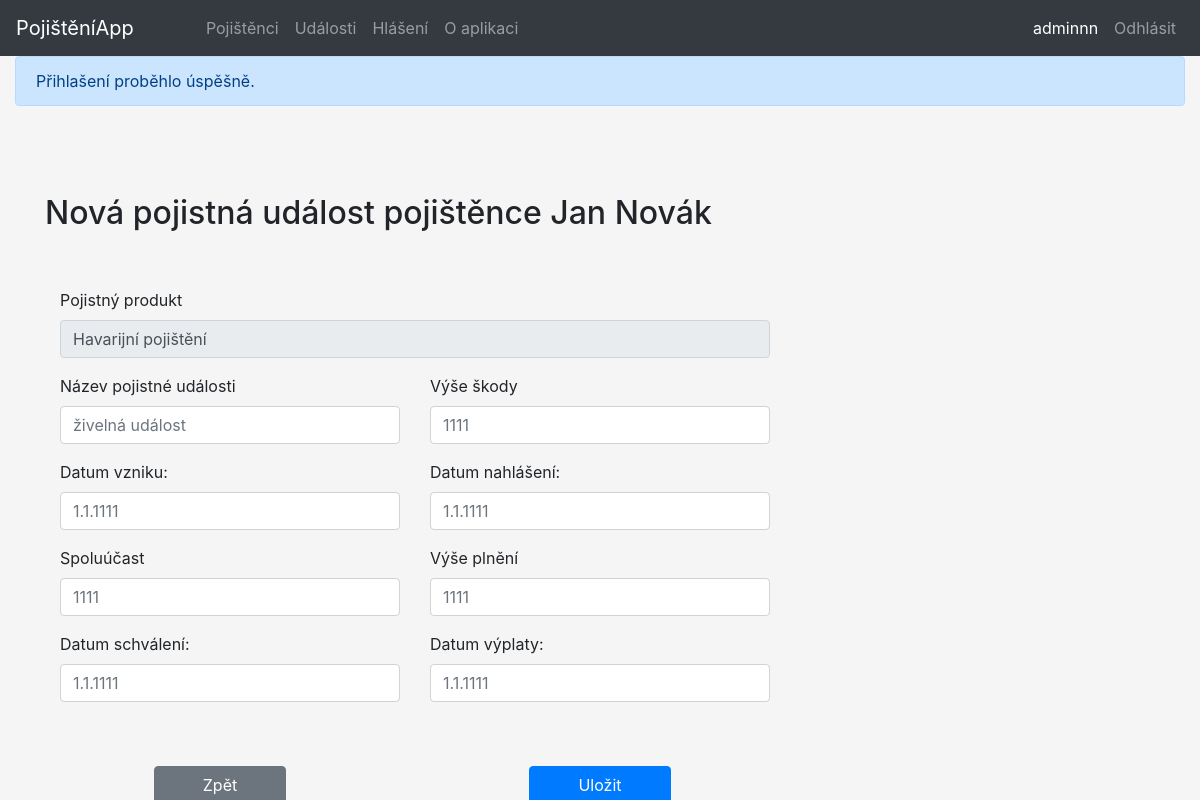
The page /nova-udalost/52/10 (signed in) on the database its author committed.
### tables this page shows
CREATE TABLE `pojistenci` (
  `pojistenci_id` int(11) NOT NULL,
  `jmeno` varchar(255) NOT NULL,
  `prijmeni` varchar(255) NOT NULL,
  `email` varchar(255) NOT NULL,
  `telefon` varchar(20) NOT NULL,
  `ulice_cp` varchar(255) NOT NULL,
  `mesto` varchar(255) NOT NULL,
  `psc` varchar(6) NOT NULL,
  `registr_kod` int(11) NOT NULL
);

CREATE TABLE `pojisteni` (
  `pojisteni_id` int(11) NOT NULL,
  `poj_produkt` varchar(255) NOT NULL,
  `poj_castka` int(11) NOT NULL,
  `predmet_poj` varchar(255) NOT NULL,
  `platnost_od` date NOT NULL,
  `platnost_do` date NOT NULL,
  `pojistenec_id` int(11) NOT NULL
);

### index.php (called while the page is built, shortened)
<?php
$smerovac = new SmerovacKontroler();
$smerovac->zpracuj(array($_SERVER['REQUEST_URI']));
$smerovac->vypisPohled();

### kontrolery/NovaUdalostKontroler.php (called while the page is built, shortened)
<?php
class NovaUdalostKontroler extends Kontroler
{
	public function zpracuj(array $parametry): void
	{
		$spravcePojistencu = new SpravcePojistencu();
		$spravcePojisteni = new SpravcePojisteni();
		$pojistenec = $spravcePojistencu->vratJednohoPojistence(array($parametry[0]));
		$produkt = $spravcePojisteni->vratJedenProdukt(array($parametry[1]));
	}
}

### modely/Db.php (called while the page is built, shortened)
<?php
class Db {
    private static $spojeni;
    private static array $nastaveni = array(
		PDO::ATTR_ERRMODE => PDO::ERRMODE_EXCEPTION,
		PDO::MYSQL_ATTR_INIT_COMMAND => "SET NAMES utf8",
		PDO::ATTR_EMULATE_PREPARES => false,
	);
    public static function pripoj(string $host, string $uzivatel, string $heslo, string $databaze) : void
    {
		if (!isset(self::$spojeni)) {
			self::$spojeni = @new PDO(
				"mysql:host=$host;dbname=$databaze",
				$uzivatel,
				$heslo,
				self::$nastaveni
			);
		}
	}
    public static function dotazJeden(string $dotaz, array $parametry = array()) : array|bool
    {
		$navrat = self::$spojeni->prepare($dotaz);
		$navrat->execute($parametry);
		return $navrat->fetch();
	}
}

### modely/SpravcePojistencu.php (called while the page is built, shortened)
<?php
class SpravcePojistencu
{
	public function vratJednohoPojistence (array $id) : array|bool
	{
		return Db::dotazJeden('
			SELECT *
			FROM pojistenci
			WHERE pojistenci_id = ?',
			$id
			);
	}
}

### kontrolery/SmerovacKontroler.php (called while the page is built, shortened)
<?php
class SmerovacKontroler extends Kontroler
{
	protected Kontroler $kontroler;
	private function pomlckyDoVelbloudiNotace(string $text) : string
	{
		$veta = str_replace('-', ' ', $text);
		$veta = ucwords($veta);
		$veta = str_replace(' ', '', $veta);
		return $veta;
	}
	private function parsujURL(string $url) : array
	{
        $naparsovanaURL = parse_url($url);
		$naparsovanaURL["path"] = ltrim($naparsovanaURL["path"], "/");
		$naparsovanaURL["path"] = trim($naparsovanaURL["path"]);
		$rozdelenaCesta = explode("/", $naparsovanaURL["path"]);
		return $rozdelenaCesta;
	}
    public function zpracuj(array $parametry) : void
    {
		$naparsovanaURL = $this->parsujURL($parametry[0]);
		$tridaKontroleru = $this->pomlckyDoVelbloudiNotace(array_shift($naparsovanaURL)) . 'Kontroler';
		if (file_exists('kontrolery/' . $tridaKontroleru . '.php'))
			$this->kontroler = new $tridaKontroleru;
		else
			$this->presmeruj('chyba');
        $this->kontroler->zpracuj($naparsovanaURL);
		$spravceUzivatelu = new SpravceUzivatelu();
		$uzivatel = $spravceUzivatelu->vratUzivatele();
    }
}

### modely/SpravcePojisteni.php (called while the page is built, shortened)
<?php
class SpravcePojisteni
{
	public function vratJedenProdukt(array $id) : array|bool
	{
		return Db::dotazJeden('
			SELECT *
			FROM pojisteni
			WHERE pojisteni_id = ?',
			$id);
	}
}

### modely/SpravceUzivatelu.php (called while the page is built, shortened)
<?php
class SpravceUzivatelu
{
	public function vratUzivatele() : array|null
	{
		if (isset($_SESSION['uzivatel']))
			return $_SESSION['uzivatel'];
		return null;
	}
}

### pohledy/nova-udalost.phtml (the view, shortened to what this page needs)
<div class="container">
	<h2 class="pb-lg-5">Nová pojistná událost pojištěnce <?= $pojistenec['jmeno'] . ' ' . $pojistenec['prijmeni'] ?></h2>
	<div class="row">
		<form action="" class="col" method="post">
			<div class="d-sm-flex">
				<div class="form-group col-md-8">
					<label for="pojisteni">Pojistný produkt</label>
					<input class="form-control" name="poj_produkt" id="pojisteni" value="<?= htmlspecialchars($produkt['poj_produkt'] ) ?>" disabled>
				</div>
			</div>
			<div class="d-sm-flex">
				<div class="form-group col-md-4">
					<label for="nazev-udalosti">Název pojistné události</label>
					<input type="text" class="form-control" id="nazev-udalosti" name="nazev" placeholder="živelná událost" value="<?php if(isset($_POST['nazev'])) {echo htmlspecialchars($_POST['nazev']);} ?>">
				</div>
				<div class="form-group col-md-4">
					<label for="vyse-skody">Výše škody</label>
					<input type="number" class="form-control" id="vyse-skody" name="vyse_skody" placeholder="1111" value="<?php if(isset($_POST['vyse_skody'])) {echo htmlspecialchars($_POST['vyse_skody']);} ?>">
				</div>
			</div>
			<div class="d-sm-flex">
				<div class="form-group col-md-4">
					<label for="datum-vzniku">Datum vzniku:</label>
					<input type="text" class="form-control" id="datum-vzniku" name="datum_vzniku" placeholder="1.1.1111" value="<?php if(isset($_POST['datum_vzniku'])) {echo htmlspecialchars($_POST['datum_vzniku']);} ?>">
				</div>
				<div class="form-group col-md-4">
					<label for="datum-nahlaseni">Datum nahlášení:</label>
					<input type="text" class="form-control" id="datum-nahlaseni" name="datum_nahlaseni" placeholder="1.1.1111" value="<?php if(isset($_POST['datum_nahlaseni'])) {echo htmlspecialchars($_POST['datum_nahlaseni']);} ?>">
				</div>
			</div>
			<div class="d-sm-flex">
				<div class="form-group col-md-4">
					<label for="spoluucast">Spoluúčast</label>
					<input type="number" class="form-control" id="spoluucast" name="spoluucast" placeholder="1111" value="<?php if(isset($_POST['spoluucast'])) {echo htmlspecialchars($_POST['spoluucast']);} ?>">
				</div>
				<div class="form-group col-md-4">
					<label for="vyse-plneni">Výše plnění</label>
					<input type="number" class="form-control" id="vyse-plneni" name="vyse_plneni" placeholder="1111" value="<?php if(isset($_POST['vyse_plneni'])) {echo htmlspecialchars($_POST['vyse_plneni']);} ?>">
				</div>
			</div>
			<div class="d-sm-flex">
				<div class="form-group col-md-4">
					<label for="datum-schvaleni">Datum schválení:</label>
					<input type="text" class="form-control" id="datum-schvaleni" name="datum_schvaleni" placeholder="1.1.1111" value="<?php if(isset($_POST['datum_schvaleni'])) {echo htmlspecialchars($_POST['datum_schvaleni']);} ?>">
				</div>
				<div class="form-group col-md-4">
					<label for="datum-vyplaty">Datum výplaty:</label>
					<input type="text" class="form-control" id="datum-vyplaty" name="datum_vyplaty" placeholder="1.1.1111" value="<?php if(isset($_POST['datum_vyplaty'])) {echo htmlspecialchars($_POST['datum_vyplaty']);} ?>">
				</div>
			</div>
			<?php if ($uzivatel['admin']) : ?>
			<div class="row">
				<div class="d-sm-flex col-md-4 justify-content-center">
					<a href="detail-pojisteni/<?=$id_pojistence?>/<?=$id_produktu?>" class="btn btn-secondary px-5 mt-lg-5">Zpět</a>
				</div>
				<div class="d-sm-flex col-md-4 justify-content-center">
					<input type="submit" class="btn btn-primary px-5 mt-lg-5" value="Uložit">
				</div>
			</div>
				<?php else : ?>
			<div class="d-sm-flex col-md-8 justify-content-center">
				<a href="detail-pojisteni/<?=$id_pojistence?>/<?=$id_produktu?>" class="btn btn-secondary px-5 mt-lg-5">Zpět</a>
			</div>
			<?php endif ?>
		</form>
	</div>
</div>

### style.css (style rules this page uses)
body { background-color: whitesmoke; }
.container { margin-top: 56px; padding-top: 32px; }

### rows shown on the page
pojistenci: jmeno "Jan", prijmeni "Novák"
pojisteni: poj_produkt "Havarijní pojištění"

### other values the page prints
$prezdivka "adminnn"
$text "Přihlašení proběhlo úspěšně."
